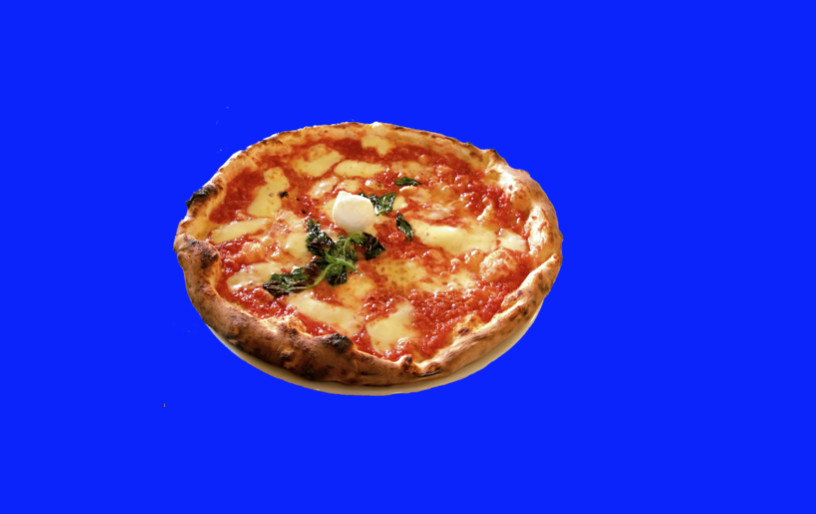
#> input picture pizza_bluescreen.jpg, 816 x 514 px, found by its file name
$ jupyter execute blue_screen.ipynb
#> lines starting #> are read from the running program, lines starting #| are printed output that depends on the picture; after the words box and inside, x2 and y2 are one past the last pixel; in counts of white or black regions, pixels touching at a corner belong together
<a href="https://colab.research.google.com/github/prakashr7d/computer_vision/blob/main/blue_screen.ipynb" target="_parent"></a>

# **Library to be get imported**

[cell 1]
import matplotlib.pyplot as plt
import cv2
import numpy as np

# Reading the image using opencv

[cell 2]
image = cv2.imread('/content/drive/MyDrive/image for computer vision/pizza_bluescreen.jpg')
#> image is the input picture: shape (514, 816, 3); mean B, G, R 214.8, 51.2, 44.9
image.shape
#> Out = (514, 816, 3)

# Plotting or viewing the image

[cell 3]
plt.imshow(image)

# The image was in the BGR format so we are converting it to the RGB format

[cell 4]
image_as_rgb = cv2.cvtColor(image,cv2.COLOR_BGR2RGB)

[cell 5]
plt.imshow(image_as_rgb)

[cell 6]
lower_pixel = np.array([0,0,220])
highest_pixel = np.array([50,50,255])

[cell 7]
mask = cv2.inRange(image_as_rgb,lower_pixel,highest_pixel)
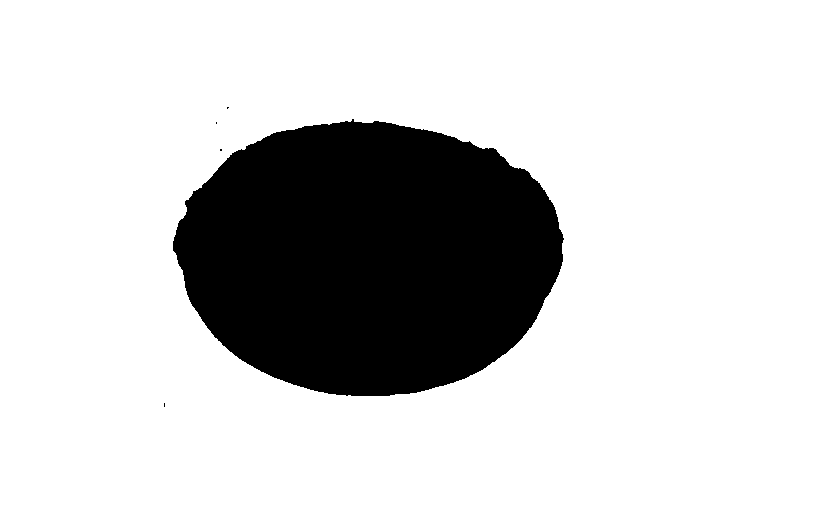
#> mask: shape (514, 816); 80.1% white; 5 black regions (4 under 20 px), largest, box (x1, y1, x2, y2) and area: (173, 119, 564, 396) 83371

[cell 8]
plt.imshow(mask, cmap='gray')

[cell 9]
unmasked = np.copy(image_as_rgb)
unmasked[mask!=0] = [0,0,0]
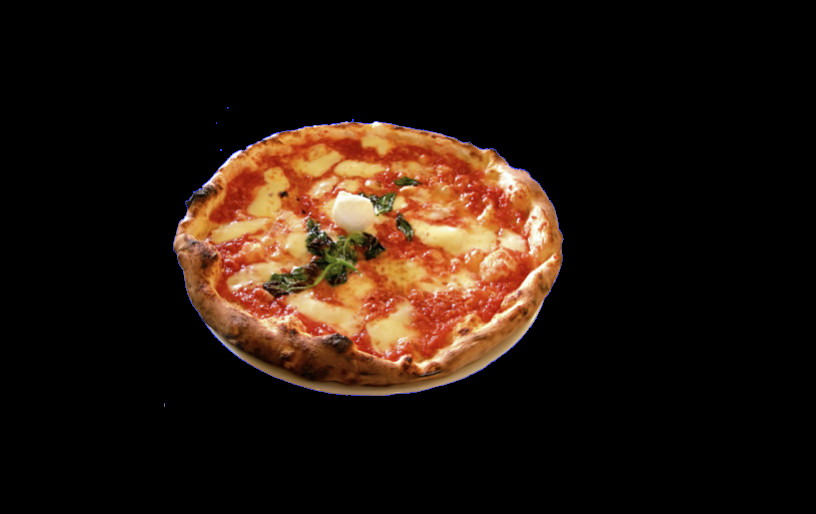
#> unmasked: shape (514, 816, 3); mean R, G, B 36.1, 22.4, 13.7

[cell 10]
plt.imshow(unmasked)

[cell 11]
backround = cv2.imread('/content/drive/MyDrive/image for computer vision/space_background.jpg')
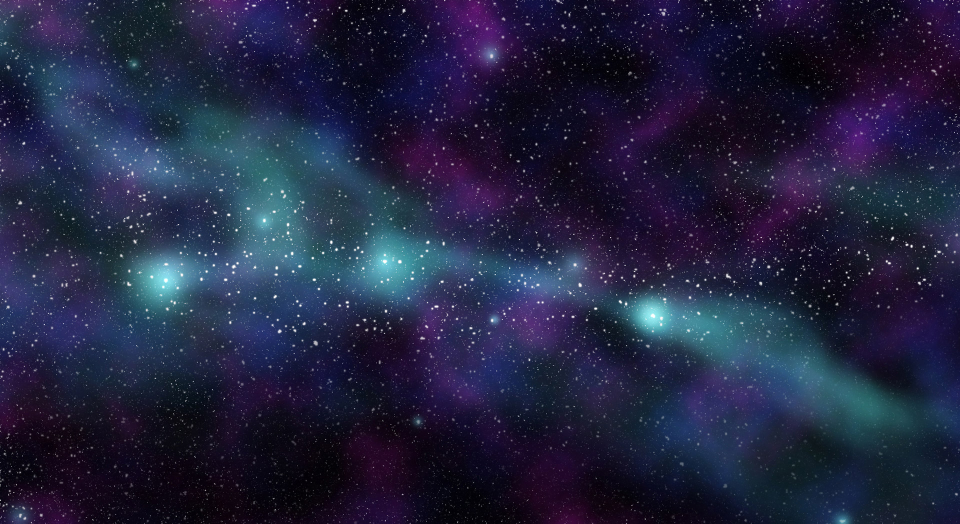
#> input picture space_background.jpg, 1920 x 1047 px, found by its file name (shown at 1/2 size)
#> backround is the input picture: shape (1047, 1920, 3); mean B, G, R 64, 35.9, 33.2

[cell 12]
mask_backround = np.copy(backround)

mask_backround = backround[:514,:816]
mask_backround = cv2.cvtColor(mask_backround,cv2.COLOR_BGR2RGB)
mask_backround[mask==0] = [0,0,0]
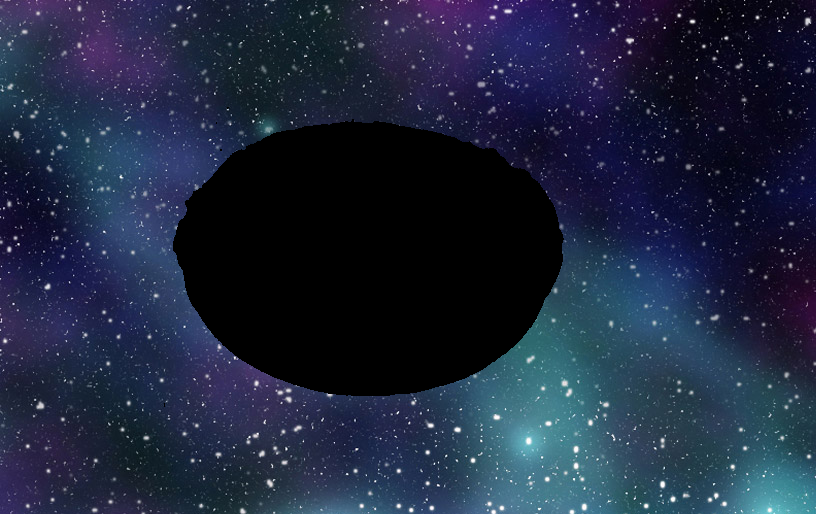
#> mask_backround: shape (514, 816, 3); mean R, G, B 30, 38.9, 61.7
backround_added = unmasked + mask_backround

plt.imshow(backround_added)

# when background is shady or with some light

[cell 13]
shady_image_real = cv2.imread('/content/drive/MyDrive/image for computer vision/water_balloons.jpg')
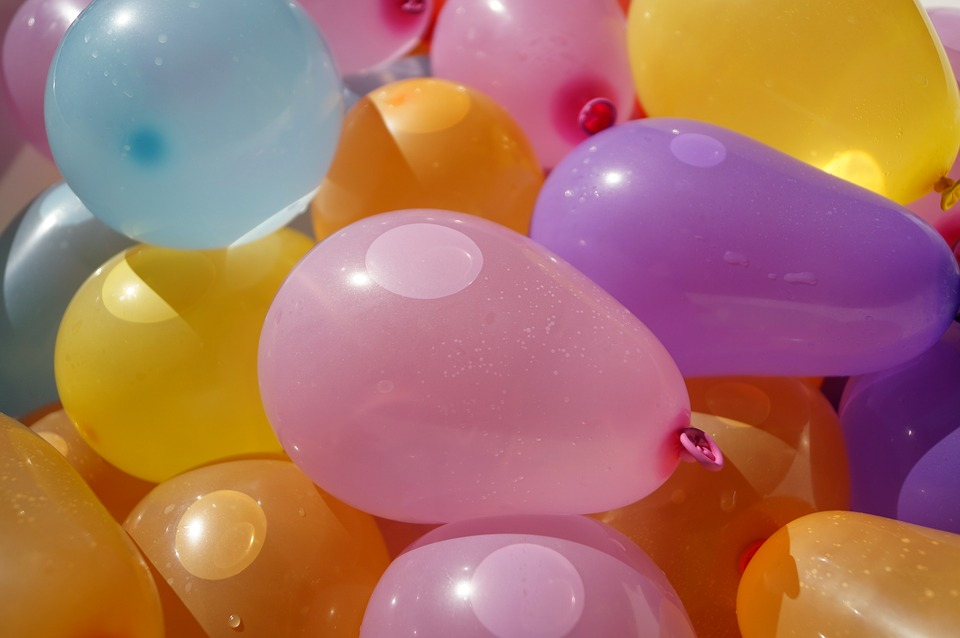
#> input picture water_balloons.jpg, 960 x 638 px, found by its file name
#> shady_image_real is the input picture: shape (638, 960, 3); mean B, G, R 99.2, 114.9, 169.3

[cell 14]
plt.imshow(shady_image_real)

[cell 15]
shady_image = cv2.cvtColor(shady_image_real,cv2.COLOR_BGR2RGB)

[cell 16]
plt.imshow(shady_image)

[cell 17]
hsv_image = cv2.cvtColor(shady_image_real,cv2.COLOR_BGR2HSV)
#> hsv_image: shape (638, 960, 3); mean H, S, V 92.1, 143.4, 175.3

[cell 18]
plt.imshow(hsv_image)

[cell 19]
h = hsv_image[:,:,0]
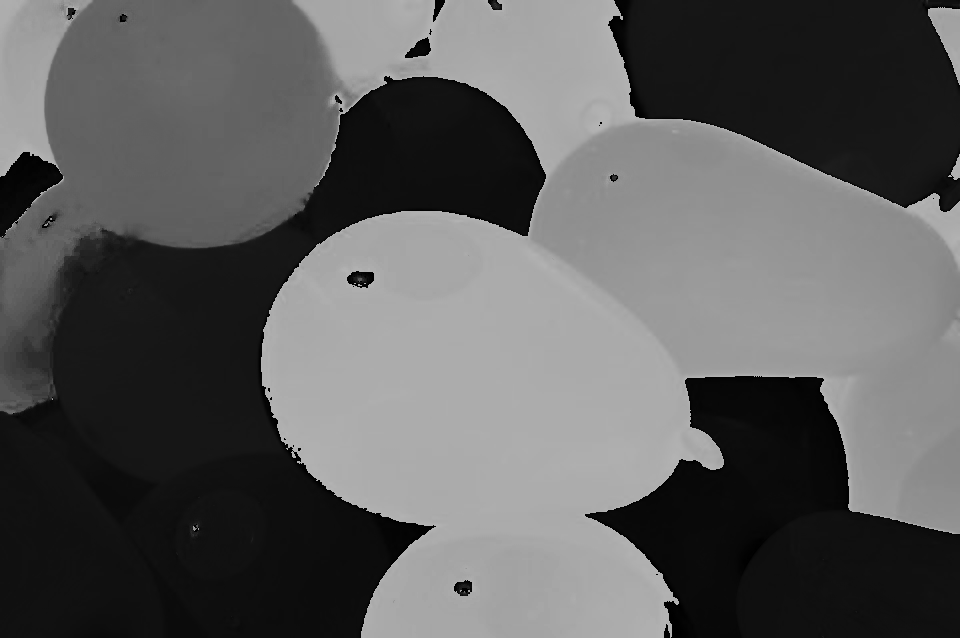
#> h: shape (638, 960); min 0, max 179, mean 92.1
s = hsv_image[:,:,1]
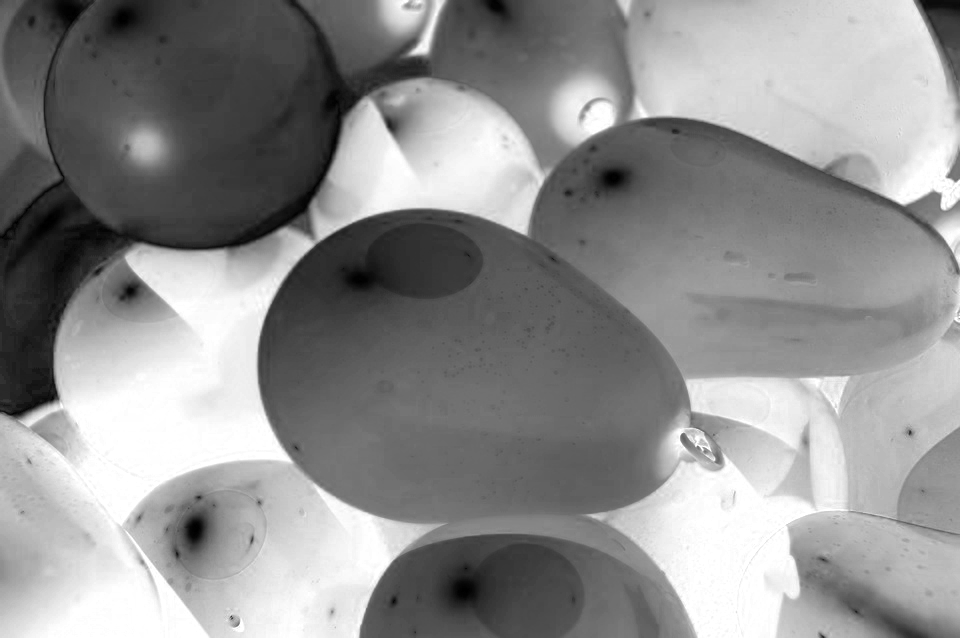
#> s: shape (638, 960); min 0, max 255, mean 143.4
v = hsv_image[:,:,2]
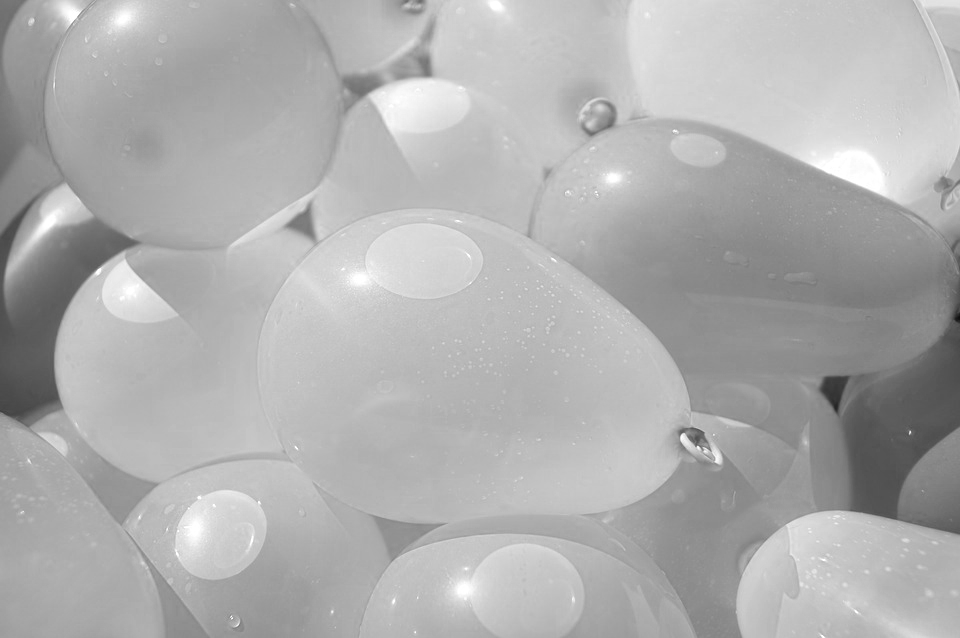
#> v: shape (638, 960); min 13, max 255, mean 175.3

f, (ax1,ax2,ax3) = plt.subplots(1,3,figsize=(20,10))
ax1.set_title('hue')
ax1.imshow(h, cmap='gray')

ax2.set_title('saturation')
ax2.imshow(s, cmap='gray')

ax3.set_title('value')
ax3.imshow(v, cmap='gray')

[cell 20]
lower_rgb = np.array([180,0,100])
higher_rgb = np.array([255,255,230])

[cell 21]
mask_rgb = cv2.inRange(shady_image, lower_rgb, higher_rgb)
#> mask_rgb: shape (638, 960); 25.7% white; 243 white regions (206 under 20 px), largest, box (x1, y1, x2, y2) and area: (258, 209, 690, 540) 90813, (428, 0, 880, 213) 24711, (360, 534, 617, 638) 18818

[cell 22]
plt.imshow(mask_rgb, cmap='gray')

[cell 23]
lower_hsv = np.array([160,0,0])
higher_hsv = np.array([180,255,255])

[cell 24]
mask_hsv = cv2.inRange(hsv_image,lower_hsv,higher_hsv)
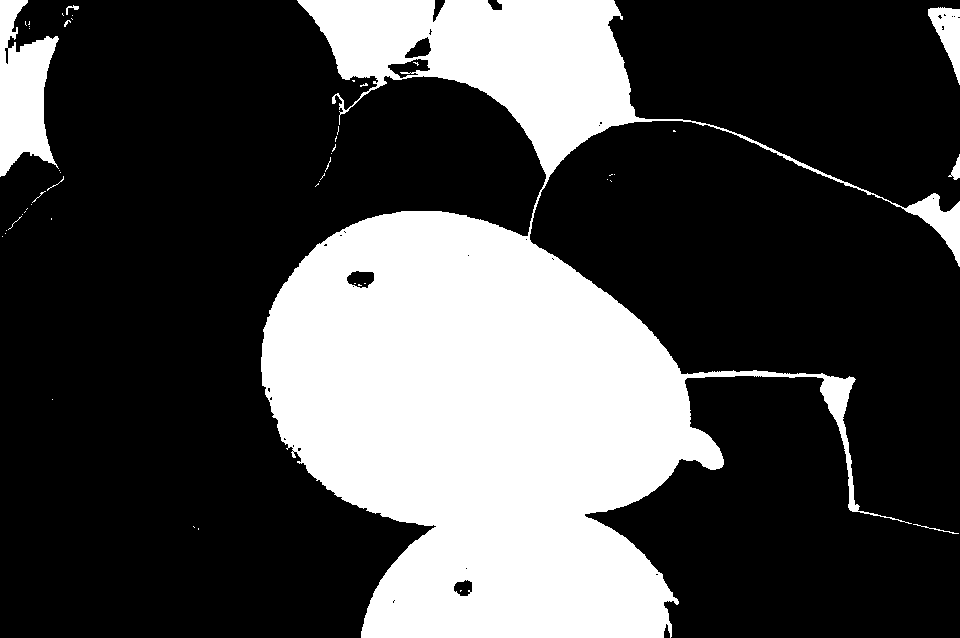
#> mask_hsv: shape (638, 960); 29.2% white; 50 white regions (41 under 20 px), largest, box (x1, y1, x2, y2) and area: (261, 0, 960, 638) 171022, (0, 0, 59, 177) 6385, (928, 7, 960, 85) 1242

[cell 25]
image = np.copy(hsv_image)
image[mask_hsv==0] = [0,0,0]
#> image: shape (638, 960, 3); mean H, S, V 49.7, 28.9, 54.6

plt.imshow(image, cmap='gray')
